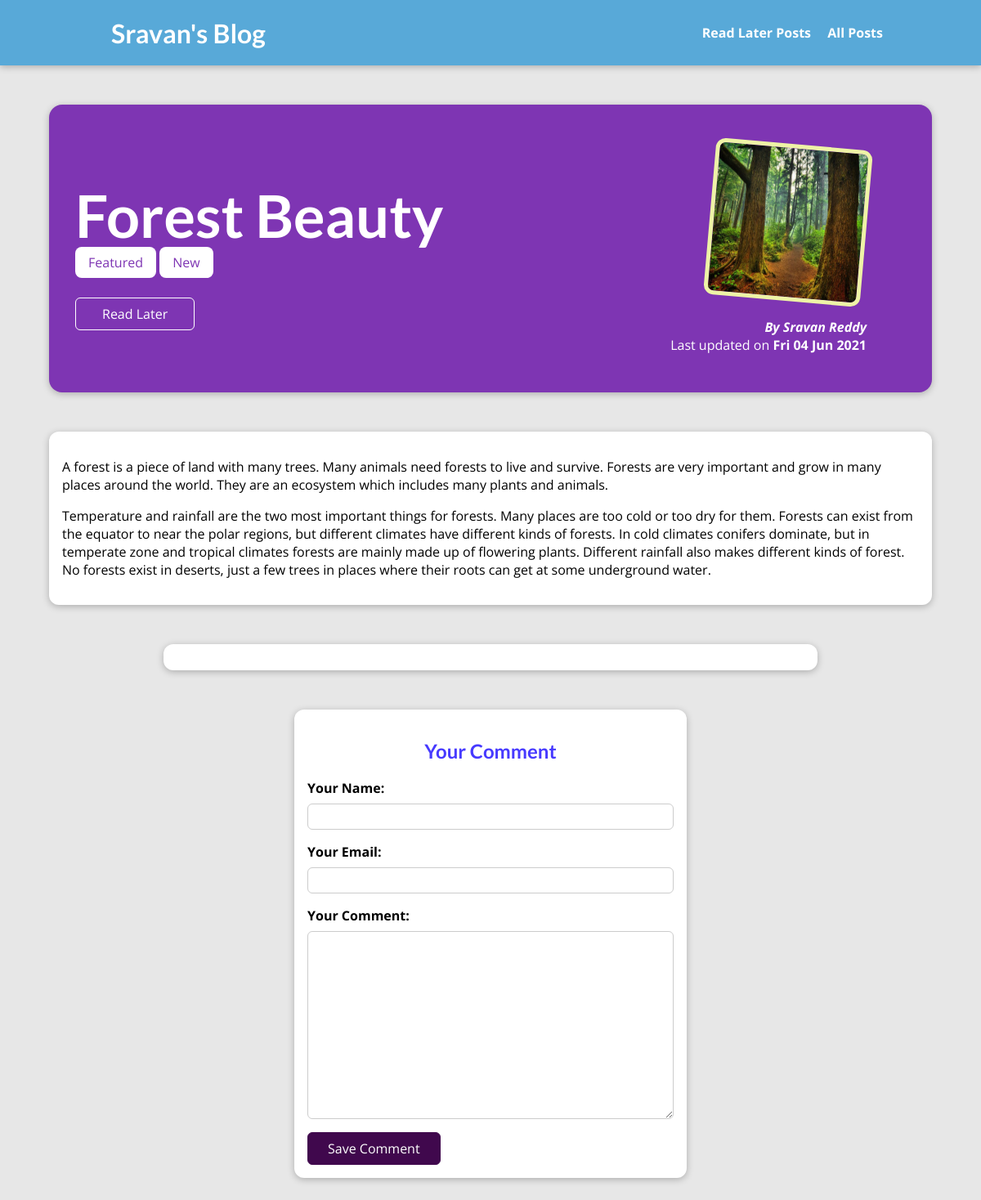
Screenshot of /blog/posts/beauty-in-the-forest with the database file from the repository.
### blog/models.py (models this page shows, shortened)
class Post(models.Model):
    title = models.CharField(max_length=100)
    excerpt = models.CharField(max_length=250)
    image = models.ImageField(upload_to="posts", null=True)
    date = models.DateField(auto_now=True)
    slug = models.SlugField(unique=True, db_index=True)
    content = models.TextField(validators=[MinLengthValidator(20)])
    author = models.ForeignKey(Author, on_delete=models.SET_NULL, null=True, related_name="posts")
    tags = models.ManyToManyField(Tag)

class Tag(models.Model):
    caption = models.CharField(max_length=20)

class Author(models.Model):
    first_name = models.CharField(max_length=50)
    last_name = models.CharField(max_length=50)
    email_address = models.EmailField()
    def full_name(self):
        return f"{ self.first_name } { self.last_name }"
    def __str__(self):
        return self.full_name()

### blog/views.py (the view, shortened to what this page needs)
# urls.py: path("posts/<slug:slug>", views.PostDetailView.as_view(), name="post-detail-page"),
class PostDetailView(View):
    def is_read_later_post(self, request, post_id):
        stored_posts = request.session.get("stored_posts")
        if stored_posts is not None:
            is_saved_for_later = post_id in stored_posts
        else:
            is_saved_for_later = False
        return is_saved_for_later
    def get(self, request, slug):
        post = Post.objects.get(slug=slug)
        context = {
            "post": post,
            "post_tags": post.tags.all(),
            "comment_form": CommentForm(),
            "comments": post.comments.all().order_by("-id"),
            "saved_for_later": self.is_read_later_post(request, post.id)
        }
        return render(request, "blog/post-detail.html", context)

### blog/forms.py
class CommentForm(forms.ModelForm):
    class Meta:
        model = Comment
        exclude = ["post"]
        labels = {
            "user_name": "Your Name",
            "user_email": "Your Email",
            "text": "Your Comment"
        }

### blog/templates/blog/post-detail.html (shortened to what this page needs)
{% extends "base.html" %}
{% load static %}
{% block css_files %}
    <link rel="stylesheet" href="{% static "blog/post-detail.css" %}" />
{% endblock %}
{% block content %}
    <section id="summary">
        <h2>{{ post.title }}</h2>
        <div>
            {% for tag in post_tags %}
                <span class="tag">{{ tag.caption }}</span>
            {% endfor %}
        </div>
        <div id="read-later">
            <form action="{% url "read-later" %}" method="POST">
                <button>
                    {% if saved_for_later %}
                        Remove from "Read Later" List
                    {% else %}
                        Read Later
                    {% endif %}
                </button>
            </form>
        </div>
        <article>
            <img src="{{ post.image.url }}" alt="{{ post.title }}" />
            <address>By <a href="mailto:{{ post.author.email_address }}">{{ post.author }}</a></address>
            <div>
                Last updated on <time>{{ post.date|date:"D d M Y"}}</time>
            </div>
        </article>
    </section>
    <main>
        {{ post.content|linebreaks }}
    </main>
    <section id="comments">
    </section>
    <section id="comment-form">
        <h2>Your Comment</h2>
        <form action="{% url "post-detail-page" post.slug %}" method="POST">
            {% for form_field in comment_form %}
                <div class="form-control {% if form_field.errors %}invalid{% endif %}">
                    {{ form_field.label_tag }}
                    {{ form_field }}
                </div>
            {% endfor %}
            <button>Save Comment</button>
        </form>
    </section>
{% endblock %}

### static/app.css (style rules this page uses)
* { box-sizing: border-box; }
html { font-family: 'Open Sans', 'Lato', sans-serif; }
body { margin: 0; }
h1, h2, h3 { font-family: 'Lato', sans-serif; font-weight: bold; }

### blog/static/blog/post-detail.css (style rules this page uses)
body { background-color: #e7e7e7; }
#summary { margin: 8rem auto 3rem auto; padding: 2rem; width: 90%; max-width: 90rem; border-radius: 16px; background-color: #7e35b3; position: relative; box-shadow: 0 2px 8px rgba(0, 0, 0, 0.25); height: 22rem; }
#summary h2 { color: white; font-size: 4.5rem; margin-bottom: 0.25rem; }
#summary article { position: absolute; top: 2rem; right: 3rem; padding: 1rem 2rem; border-radius: 12rem; text-align: right; color: white; }
#summary article img { width: 12rem; height: 12rem; border: 5px solid #eef3a6; border-radius: 12px; transform: rotateZ(5deg); margin-bottom: 1rem; }
#summary address { font-weight: bold; }
#summary a { color: white; text-decoration: none; }
#summary time { font-weight: bold; }
#read-later { margin: 2rem 0; }
#read-later button { background-color: transparent; border: 1px solid white; border-radius: 6px; padding: 0.5rem 2rem; font: inherit; color: white; cursor: pointer; }
main { width: 90%; max-width: 90rem; margin: 3rem auto; background-color: white; padding: 1rem; border-radius: 12px; box-shadow: 0 2px 8px rgba(0, 0, 0, 0.25); }
.tag { background-color: white; color: #7e35b3; padding: 0.5rem 1rem; border-radius: 8px; }
#comment-form { margin: 3rem auto; width: 90%; max-width: 30rem; border-radius: 12px; background-color: white; box-shadow: 0 2px 8px rgba(0, 0, 0, 0.25); padding: 1rem; }
#comment-form h2 { text-align: center; color: #473aff; }
#comment-form button { font: inherit; background-color: #40084d; color: white; border: 1px solid #40084d; padding: 0.5rem 1.5rem; border-radius: 6px; cursor: pointer; }
.form-control { margin-bottom: 1rem; }
.form-control label { font-weight: bold; margin-bottom: 0.5rem; display: block; }
.form-control input, .form-control textarea { display: block; width: 100%; font: inherit; padding: 0.25rem; border-radius: 6px; border: 1px solid #ccc; }
#comments { margin: 3rem auto; width: 90%; max-width: 50rem; border-radius: 12px; background-color: white; box-shadow: 0 2px 8px rgba(0, 0, 0, 0.25); padding: 1rem 2rem; }

### rows the page displays
Post: title "Forest Beauty", image (picture), author "Sravan Reddy", date "Fri 04 Jun 2021", content "A forest is a piece of land with many trees. Many animals need forests to live and survive. Forests are very important and grow in many places around the world. They are an ecosystem which includes many plants and animals. Temperature and rainfall are the two most important things for forests. Many places are too cold or too dry for them. Forests can exist from the equator to near the polar regions, but different climates have different kinds of forests. In cold climates conifers dominate, but in temperate zone and tropical climates forests are mainly made up of flowering plants. Different rainfall also makes different kinds of forest. No forests exist in deserts, just a few trees in places…"
Tag: caption "Featured"
Tag: caption "New"
